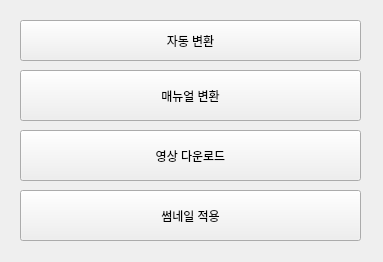
<?xml version="1.0" encoding="UTF-8"?>
<ui version="4.0">
 <class>SelectWindow</class>
 <widget class="QMainWindow" name="SelectWindow">
  <property name="geometry">
   <rect>
    <x>0</x>
    <y>0</y>
    <width>383</width>
    <height>262</height>
   </rect>
  </property>
  <property name="windowTitle">
   <string>MainWindow</string>
  </property>
  <widget class="QWidget" name="centralwidget">
   <widget class="QPushButton" name="btn_auto_convert">
    <property name="geometry">
     <rect>
      <x>20</x>
      <y>20</y>
      <width>341</width>
      <height>41</height>
     </rect>
    </property>
    <property name="text">
     <string>자동 변환</string>
    </property>
   </widget>
   <widget class="QPushButton" name="pushButton">
    <property name="geometry">
     <rect>
      <x>20</x>
      <y>70</y>
      <width>341</width>
      <height>51</height>
     </rect>
    </property>
    <property name="text">
     <string>매뉴얼 변환</string>
    </property>
   </widget>
   <widget class="QPushButton" name="pushButton_2">
    <property name="geometry">
     <rect>
      <x>20</x>
      <y>130</y>
      <width>341</width>
      <height>51</height>
     </rect>
    </property>
    <property name="text">
     <string>영상 다운로드</string>
    </property>
   </widget>
   <widget class="QPushButton" name="pushButton_3">
    <property name="geometry">
     <rect>
      <x>20</x>
      <y>190</y>
      <width>341</width>
      <height>51</height>
     </rect>
    </property>
    <property name="text">
     <string>썸네일 적용</string>
    </property>
   </widget>
  </widget>
 </widget>
 <resources/>
 <connections>
  <connection>
   <sender>btn_auto_convert</sender>
   <signal>clicked()</signal>
   <receiver>SelectWindow</receiver>
   <slot>auto_convert()</slot>
   <hints>
    <hint type="sourcelabel">
     <x>341</x>
     <y>34</y>
    </hint>
    <hint type="destinationlabel">
     <x>374</x>
     <y>43</y>
    </hint>
   </hints>
  </connection>
  <connection>
   <sender>pushButton</sender>
   <signal>clicked()</signal>
   <receiver>SelectWindow</receiver>
   <slot>manual_convert()</slot>
   <hints>
    <hint type="sourcelabel">
     <x>329</x>
     <y>89</y>
    </hint>
    <hint type="destinationlabel">
     <x>379</x>
     <y>95</y>
    </hint>
   </hints>
  </connection>
  <connection>
   <sender>pushButton_2</sender>
   <signal>clicked()</signal>
   <receiver>SelectWindow</receiver>
   <slot>download_video()</slot>
   <hints>
    <hint type="sourcelabel">
     <x>313</x>
     <y>155</y>
    </hint>
    <hint type="destinationlabel">
     <x>375</x>
     <y>156</y>
    </hint>
   </hints>
  </connection>
  <connection>
   <sender>pushButton_3</sender>
   <signal>clicked()</signal>
   <receiver>SelectWindow</receiver>
   <slot>apply_thumbnail()</slot>
   <hints>
    <hint type="sourcelabel">
     <x>335</x>
     <y>211</y>
    </hint>
    <hint type="destinationlabel">
     <x>374</x>
     <y>221</y>
    </hint>
   </hints>
  </connection>
 </connections>
 <slots>
  <slot>auto_convert()</slot>
  <slot>manual_convert()</slot>
  <slot>download_video()</slot>
  <slot>apply_thumbnail()</slot>
 </slots>
</ui>
